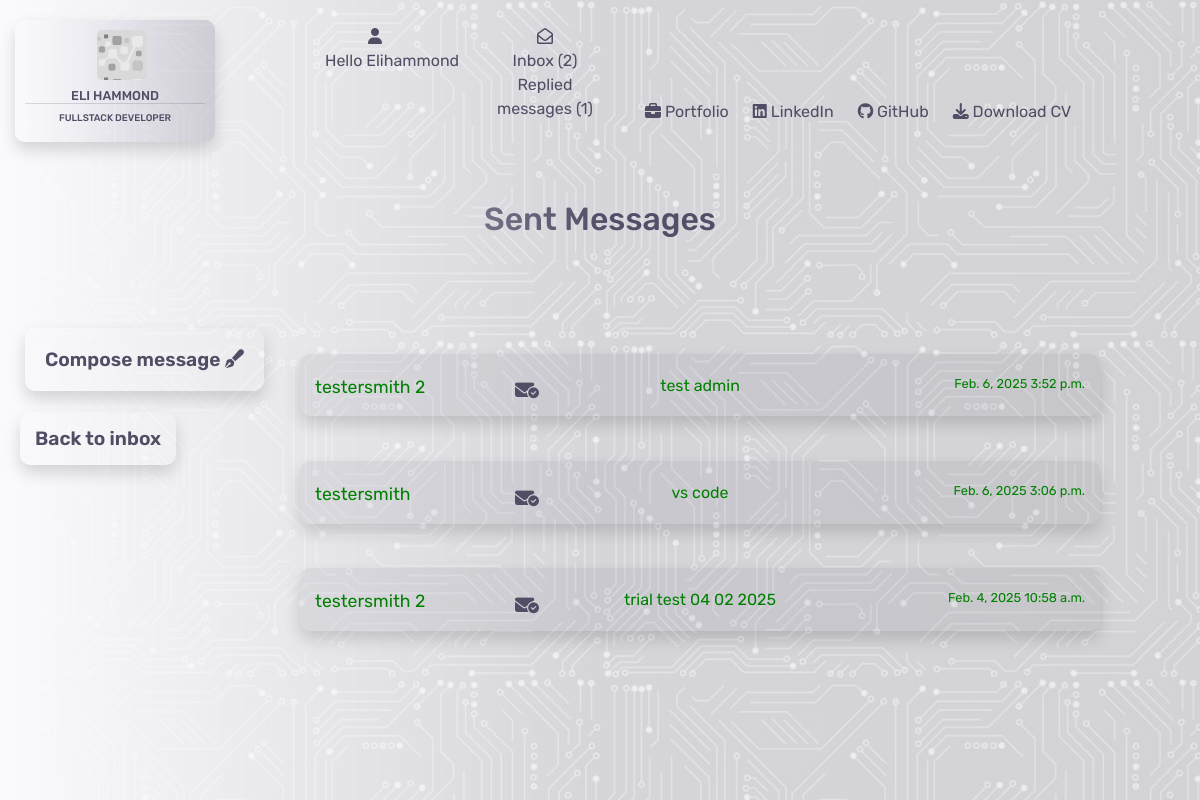
Page /contacts/sent/ (signed in) on the earlier database version.
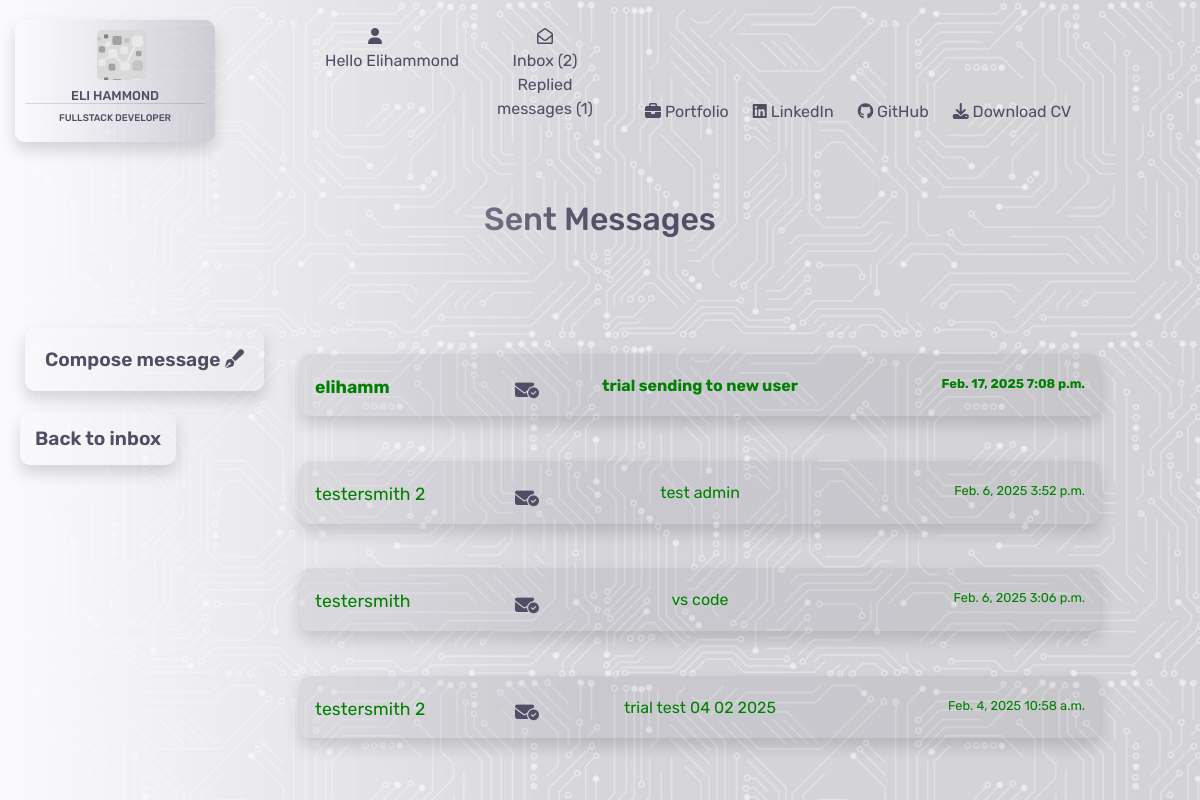
Same page on the later database version.
### contacts/models.py (models this page shows)
class Contacts(models.Model):
    class Meta:
        verbose_name_plural = "Contacts"
    name = models.CharField(max_length=26)
    send_to = models.CharField(max_length=240)
    subject = models.CharField(max_length=52, null=True, blank=True)
    email = models.EmailField()
    phone = models.IntegerField()
    message = models.TextField()
    date = models.DateField(auto_now_add=True)
    time = models.TimeField(auto_now_add=True)
    read = models.BooleanField(default=False)
    has_reply = models.BooleanField(default=False)

### contacts/views.py (the view)
# urls.py: path('sent/', views.sent_messages, name='sent_messages'),
@login_required
def sent_messages(request):
    inbox = Contacts.objects.all().order_by('-date', '-time')
    context = {
        'inbox': inbox,
    }
    return render(request, 'contacts/sent_messages.html', context)

### contacts/templates/contacts/sent_messages.html (shortened to what this page needs)
{% extends "base.html" %}
{% load static %}
{% block content %}
<div class="container-fluid">
    <div class="row">
        <div class="col-4"></div>
        <div class="col-4">
            <h2 class="header">Sent Messages</h2>
        </div>
        <div class="col-4"></div>
    </div>
    <div class="inbox-header">
        <a href="{% url 'compose_message' %}" class="compose shadow">Compose message <i class="fa-solid fa-pen-fancy"></i></a>
    </div>
    <div class="inbox-header">
        <a href="{% url 'contacts' %}" class="sent-messages shadow">Back to inbox </a>
    </div>
    {% for i in inbox %}
    <div class="row">
        <div class="col-3">
        </div>
        {% if i.name == user.username %}
        <div class="col-8">
            <div {% if i.read %}class="opened-message"{% endif %}>
                <a href="{% url 'open_message' i.id %}">
                    <div class="row message-container shadow">
                        <div class="col-3">
                            <p class="inbox-name new-message">{{ i.send_to }}
                            {% if i.has_reply == True %} {{ inbox_replied_count }}
                            {% endif %}
                            </p>
                        </div>
                        <div class="col-6">
                            {% if i.subject %}
                            <p class="inbox-subject new-message">{{ i.subject }}</p>
                            {% else %}
                            <p class="inbox-subject new-message">no subject</p>
                            {% endif %}
                        </div>
                        <div class="col-3">
                            <p class="inbox-date-time new-message">{{ i.date }} {{ i.time }}</p>
                        </div>
                    </div>
                </a>
                <p>
                    <a href="{% url 'mark_unread' i.id %}" class="unread" title="Mark as unread">
                        <i class="fa-solid fa-envelope-circle-check"></i>
                    </a>
                </p>
            </div>
        </div>
        {% endif %}
        <div class="col-1"></div>
    </div>
    {% endfor %}
</div>
{% endblock %}

### templates/base.html (shortened to what this page needs)
{% load static %}
<!DOCTYPE html>
<html lang="en">
<head>
    {% block corecss %}
        <link rel="stylesheet" href="https://stackpath.bootstrapcdn.com/bootstrap/4.4.1/css/bootstrap.min.css">
        <link rel="stylesheet" href="https://cdnjs.cloudflare.com/ajax/libs/font-awesome/6.6.0/css/all.min.css">
        <link rel="stylesheet" href="https://cdnjs.cloudflare.com/ajax/libs/font-awesome/6.6.0/css/all.min.css">
        <link rel="stylesheet" href="{% static 'css/base.css' %}">
    {% endblock %}
</head>
<body>
    <div class="opaque"></div>
    <header>
        <nav>
            <div class="container-fluid">
                <div class="row">
                    <div class="col-md-3">
                        <a href="{% url 'home' %}">
                            <div class="logo shadow">
                                <div class="logo-logo"></div>
                                <h5>Eli Hammond</h5>
                                <h6>Fullstack Developer</h6>
                            </div>
                        </a>
                    </div>
                    <div class="col-lg-3 col-md-6">
                        <div class="row">
                            <div class="col-md-6">
                                <div class="dropdown">
                                    <div class="dropbtn">
                                        <div class="icon"><i class="fa-solid fa-user"></i></div>
                                        {% if request.user.is_authenticated %}
                                            <div class="hello">
                                                Hello {{ user.username|capfirst }}
                                            </div>
                                        {% else %}
                                            Login/Register
                                        {% endif %}
                                    </div>
                                </div>
                            </div>
                            <div class="col-md-6">
                                {% if request.user.is_authenticated %}
                                    <div class="message-box">
                                        <a href="{% url 'contacts' %}">
                                            <div class="icon"><i class="fa-regular fa-envelope-open"></i></div>
                                            Inbox ({{ unread_messages }})
                                            Replied messages ({{ replied_count }})
                                        </a>
                                    </div>
                                {% endif %}
                            </div>
                        </div>
                    </div>
                    <div class="col-lg-6 col-md-3">
                    </div>
                </div>
                <div class="row bottom-header">
                    <div class="col-md-6"></div>
                    <div class="col-md-6 d-none d-lg-block">
                        <ul>
                            <li>
                                <a href="{% url 'portfolio' %}">{% block custom_style %}<i class="fa-solid fa-briefcase"></i> Portfolio{% endblock %}</a>
                            </li>
                            <li>
                                <a href="https://www.linkedin.com/in/elliot-hammond-286739298/" target="_blank"><i class="fa-brands fa-linkedin"></i> LinkedIn</a>
                            </li>
                            <li>
                                <a href="https://github.com/e-h-dev" target="_blank"><i class="fa-brands fa-github"></i> GitHub</a>
                            </li>
                            <li>
                                <a href="/media/CV.pdf" target="_blank"><i class="fa-solid fa-download"></i> Download CV</a>
                            </li>
                        </ul>
                    </div>
                </div>
            </div>
        </nav>
    </header>
    {% block content %}
    {% endblock %}
</body>
</html>

### static/css/base.css (style rules this page uses)
:root { --main-font:Rubik; --text-color:rgb(80, 77, 100); }
body { background-image: url('/media/background-image.jpg'); }
header { height:200px; }
.logo-logo { background-image: url("/media/small-logo.png"); height:50px; width:50px; position: relative; left:40%; background-size: contain; border-radius: 5px; z-index: -9999999999999999999999; }
.logo { height:100; width:200px; border-radius: 10px; position: relative; top:20px; z-index: 9999999999; font-family: var(--main-font); color:rgb(80, 77, 100); padding:10px; text-transform: uppercase; background-image: linear-gradient(to right, #fafafc, rgba(103, 102, 146, 0.1), rgba(80, 77, 100, 0.2)); }
.logo h5 { text-align: center; font-size: 0.8rem; padding-top: 8px; border-bottom: 1px solid rgba(80, 77, 100, 0.2); }
.logo h6 { text-align: center; font-size: 0.6rem; }
.hello { width:max-content; padding-left: 10px; }
.bottom-header { position: absolute; top:100px; width:90vw; left:100px; }
.opaque { background-image: linear-gradient(to right, #fafafc, rgba(103, 102, 146, 0.1), rgba(80, 77, 100, 0.1)); height:100vh; width:100vw; z-index: 1; position: fixed; }
ul { list-style: none; position: relative; padding-left:5px; z-index: 2; }
li a { color:rgb(80, 77, 100); font-family: var(--main-font); font-size: 1rem; padding-right: 1.5rem; float: left; }
.dropbtn { color: rgb(80, 77, 100); font-size: 16px; top:25px; text-align: center; font-family: var(--main-font); border: none; position: relative; z-index:1; cursor: pointer; }
.message-box { font-family: var(--main-font); color: rgb(80, 77, 100); position: relative; top:25px; left:20px; text-align: center; z-index: 2; }
.message-box a { color:var(--text-color); }
.icon { position: inherit; text-align: center; font-size: 1rem; }
.header { font-family: var(--main-font); color: rgb(80, 77, 100); text-align: center; padding-bottom: 50px; }
.col-md-6 { width:90%; }
.inbox-header { position: relative; z-index: 2; font-family: var(--main-font); font-size: 1.2rem; color: var(--text-color); font-weight: 600; }
.compose { color:var(--text-color); margin:10px; border-radius: 10px; padding: 20px; position: relative; top:50px; }
.sent-messages { color:var(--text-color); margin:5px; border-radius: 10px; padding: 15px; position: relative; top:100px; }
.message-container { color: var(--text-color); font-family: var(--main-font); background-color: rgba(80, 77, 100, 0.09); position: relative; z-index: 2; margin-top: 0; padding-top: 20px; border-radius: 10px; }
.new-message { font-weight: bolder; color:green; }
.opened-message { font-weight: 200; }
.inbox-name { font-size: 1.1rem; }
.inbox-subject { font-size: 1rem; text-align: center; }
.inbox-date-time { font-size: 0.8rem; text-align: right; }
.unread { position: relative; bottom:40px; left:200px; z-index: 2; color: var(--text-color); font-size: 1.2rem; }

Differences in the rows shown:
added Contacts: send_to "elihamm", subject "trial sending to new user", date "Feb. 17, 2025", time "7:08 p.m.", read False (drawn)
